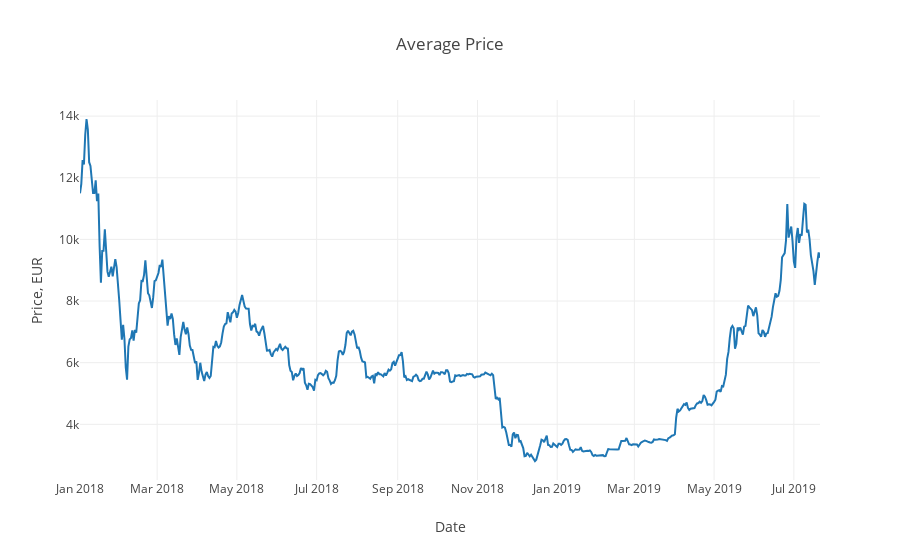

The cell this chart's notebook holds for it:
### Code cell
data = [btc_trace4]
layout = dict(title = 'Average Price', xaxis = dict(title = 'Date'),
              yaxis = dict(title = 'Price, EUR'))
fig = dict(data=data, layout=layout)
plotly.offline.iplot(fig)

### Figure 1 — Plotly figure (JSON) as saved in the notebook; plotly's stock layout.template omitted (floating-point values rounded to 4 significant figures; data arrays with more than 128 entries replaced by an {"elided": "..."} marker saying what was removed)
{"data": [{"type": "scatter", "uid": "f8e4c75b-a67f-454a-a8af-9ecf1d0b5fc8", "x": {"elided": "567 str values"}, "y": {"elided": "567 float values"}}], "layout": {"title": {"text": "Average Price"}, "xaxis": {"title": {"text": "Date"}}, "yaxis": {"title": {"text": "Price, EUR"}}}}
